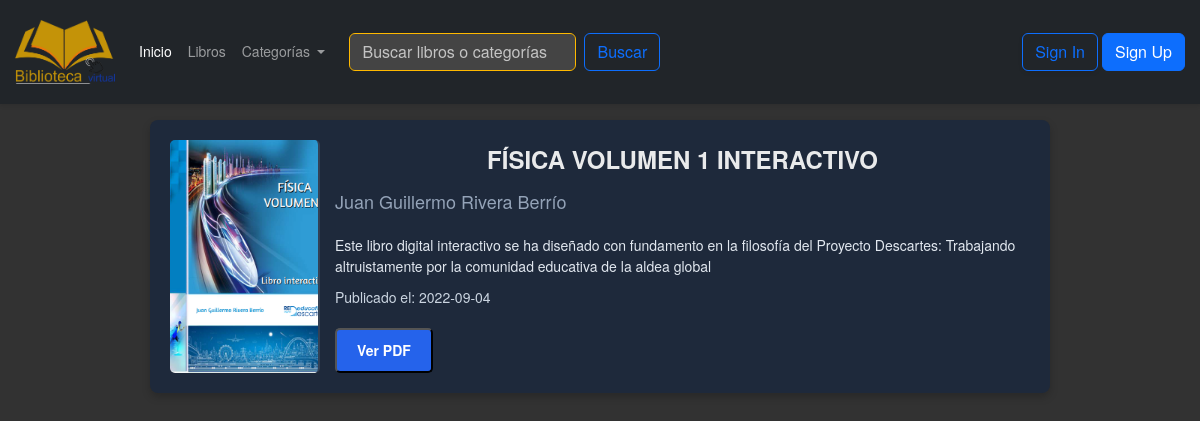
/libro/1, run on the app's committed database.
### tables this page shows
CREATE TABLE libros (
        id_libro INTEGER PRIMARY KEY AUTOINCREMENT,
        titulo TEXT NOT NULL,
        id_autor INTEGER NOT NULL,
        id_categoria INTEGER NOT NULL,
        descripcion TEXT,
        archivo TEXT NOT NULL,
        imagen TEXT, -- Nueva columna para la imagen
        fecha_publicacion DATE,
        fecha_agregado TIMESTAMP DEFAULT CURRENT_TIMESTAMP,
        FOREIGN KEY (id_autor) REFERENCES Autores(id_autor),
        FOREIGN KEY (id_categoria) REFERENCES Categorias(id_categoria)
        );

### blueprints/index/__init__.py (the view)
@index_bp.route("/libro/<int:libro_id>")
def mostrar_libro(libro_id):
    libro = query_db("""
        SELECT
            libros.titulo,
            autores.nombre || ' ' || autores.apellido AS autor,
            libros.descripcion,
            libros.archivo,  -- Ruta del PDF
            libros.imagen,   -- Ruta de la imagen
            libros.fecha_publicacion
        FROM libros
        JOIN autores ON libros.id_autor = autores.id_autor
        WHERE libros.id_libro = ?
    """, (libro_id,), one=True)
    if libro:
        return render_template("libros.html", libro=libro)
    else:
        return "Libro no encontrado", 404

### blueprints/index/__init__.py (called while the page is built)
def query_db(query, args=(), one=False):
    conn = sqlite3.connect('biblioteca.db')
    cursor = conn.cursor()
    cursor.execute(query, args)
    rv = cursor.fetchall()
    conn.close()
    return (rv[0] if rv else None) if one else rv

@index_bp.app_context_processor
def inject_categories():
    categorias = query_db("""
        SELECT
            id_categoria,
            nombre
        FROM categorias
    """)
    return {'categorias_navbar': categorias}

### blueprints/index/templates/libros.html (shortened to what this page needs)
{% extends 'base.html' %}
{% block content %}
<section>
    <div class="container_2">
        <div class="card_2">
            <img src="{{ url_for('static', filename='img/librosimg/' + libro[4]) }}" alt="Portada del libro" class="cover">
            <div class="content">
                <h2 class="title">{{ libro[0] }}</h2>
                <p class="author">{{ libro[1] }}</p>
                <p class="description">{{ libro[2] }}</p>
                <p class="year-pages">Publicado el: {{ libro[5] }}</p>
                <div class="buttons">
                    <button class="button ver-pdf" data-pdf="{{ url_for('static', filename='img/libros/' + libro[3]) }}">
                        Ver PDF
                    </button>
                </div>
            </div>
        </div>
    </div>
</section>
{% endblock %}

### static/css/style.css (style rules this page uses)
html, body { position: relative; height: 100%; }
body { background-color: #323232; font-family: 'Helvetica Neue', Helvetica, Arial, sans-serif; font-size: 14px; color: #ffffff; margin-top: 120px; }
h1, h2, h3 { color: #ffffff; text-align: center; }
h2 { margin-top: 30px; font-size: 40px; line-height: 38px; padding-bottom: 20px; opacity: .9; text-transform: uppercase; font-weight: 600; text-align: center; color: #ffffff; }
p { font-size: 20px; }
h4, h2, small, a { margin: 0; padding: 0; }
.container_2 { max-width: 900px; margin: 20px auto; }
.card_2 { display: flex; background-color: #1E293B; border-radius: 8px; box-shadow: 0 4px 8px rgba(0, 0, 0, 0.2); overflow: hidden; padding: 20px; gap: 15px; color: #fff; }
.cover { width: 150px; height: auto; object-fit: cover; border-radius: 5px; border-right: 2px solid #334155; }
.content { flex: 1; display: flex; flex-direction: column; justify-content: center; }
.title { font-size: 24px; font-weight: bold; margin: 0 0 10px; }
.author { font-size: 18px; color: #94A3B8; margin: 0 0 10px; }
.year-pages { font-size: 14px; margin-bottom: 10px; color: #CBD5E1; }
.description { font-size: 14px; line-height: 1.5; margin: 10px 0; color: #E2E8F0; }
.buttons { display: flex; gap: 10px; margin-top: 10px; }
.button { text-decoration: none; color: #fff; background-color: #2563EB; padding: 10px 20px; border-radius: 5px; text-align: center; font-weight: bold; transition: background-color 0.3s; }

### data on the page
libros: imagen (picture), titulo "FÍSICA VOLUMEN 1 INTERACTIVO", descripcion "Este libro digital interactivo se ha diseñado con fundamento en la filosofía del Proyecto Descartes: Trabajando altruistamente por la comunidad educativa de la aldea global", fecha_publicacion "2022-09-04"

### other printed values
{{ libro[1] }} "Juan Guillermo Rivera Berrío"
